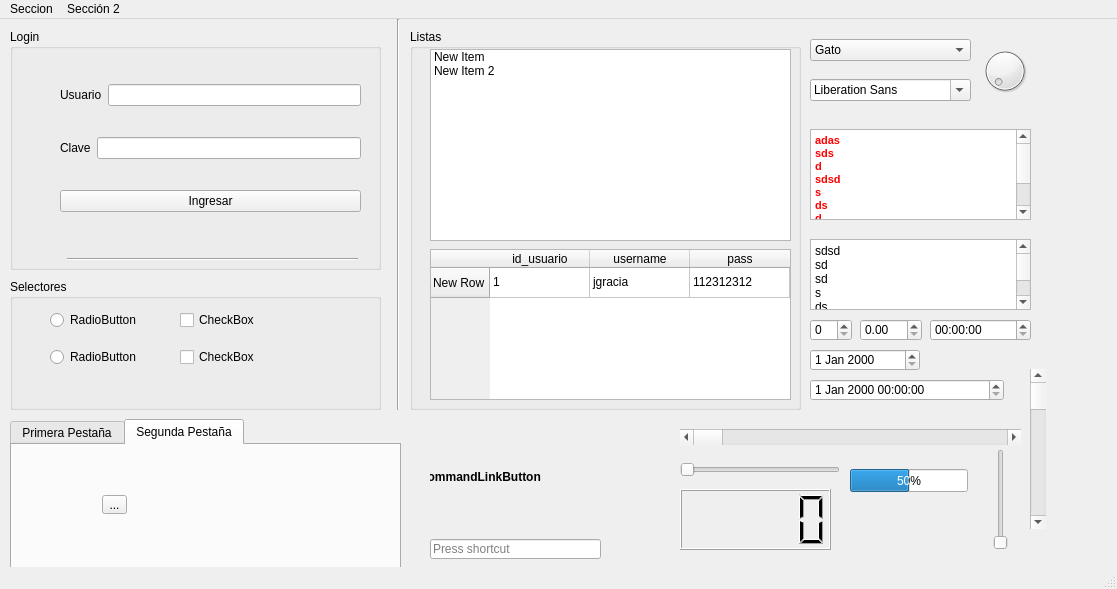
<?xml version="1.0" encoding="UTF-8"?>
<ui version="4.0">
 <class>MainWindow</class>
 <widget class="QMainWindow" name="MainWindow">
  <property name="geometry">
   <rect>
    <x>0</x>
    <y>0</y>
    <width>1117</width>
    <height>589</height>
   </rect>
  </property>
  <property name="windowTitle">
   <string>Hello World!</string>
  </property>
  <property name="toolButtonStyle">
   <enum>Qt::ToolButtonTextUnderIcon</enum>
  </property>
  <property name="tabShape">
   <enum>QTabWidget::Rounded</enum>
  </property>
  <widget class="QWidget" name="centralwidget">
   <widget class="QGroupBox" name="groupBox">
    <property name="geometry">
     <rect>
      <x>10</x>
      <y>10</y>
      <width>371</width>
      <height>241</height>
     </rect>
    </property>
    <property name="title">
     <string>Login</string>
    </property>
    <widget class="QWidget" name="verticalLayoutWidget">
     <property name="geometry">
      <rect>
       <x>50</x>
       <y>30</y>
       <width>301</width>
       <height>181</height>
      </rect>
     </property>
     <layout class="QVBoxLayout" name="verticalLayout">
      <item>
       <layout class="QHBoxLayout" name="horizontalLayout">
        <item>
         <widget class="QLabel" name="label">
          <property name="text">
           <string>Usuario</string>
          </property>
         </widget>
        </item>
        <item>
         <widget class="QLineEdit" name="usuario">
          <property name="text">
           <string/>
          </property>
         </widget>
        </item>
       </layout>
      </item>
      <item>
       <layout class="QHBoxLayout" name="horizontalLayout_2">
        <item>
         <widget class="QLabel" name="label_2">
          <property name="text">
           <string>Clave</string>
          </property>
         </widget>
        </item>
        <item>
         <widget class="QLineEdit" name="password">
          <property name="inputMask">
           <string/>
          </property>
          <property name="text">
           <string/>
          </property>
          <property name="echoMode">
           <enum>QLineEdit::Password</enum>
          </property>
         </widget>
        </item>
       </layout>
      </item>
      <item>
       <widget class="QPushButton" name="boton">
        <property name="text">
         <string>Ingresar</string>
        </property>
       </widget>
      </item>
     </layout>
    </widget>
    <widget class="Line" name="line">
     <property name="geometry">
      <rect>
       <x>57</x>
       <y>220</y>
       <width>291</width>
       <height>20</height>
      </rect>
     </property>
     <property name="orientation">
      <enum>Qt::Horizontal</enum>
     </property>
    </widget>
   </widget>
   <widget class="QGroupBox" name="groupBox_2">
    <property name="geometry">
     <rect>
      <x>10</x>
      <y>260</y>
      <width>371</width>
      <height>131</height>
     </rect>
    </property>
    <property name="title">
     <string>Selectores</string>
    </property>
    <widget class="QWidget" name="verticalLayoutWidget_3">
     <property name="geometry">
      <rect>
       <x>170</x>
       <y>20</y>
       <width>171</width>
       <height>80</height>
      </rect>
     </property>
     <layout class="QVBoxLayout" name="verticalLayout_3">
      <item>
       <widget class="QCheckBox" name="checkBox">
        <property name="text">
         <string>CheckBox</string>
        </property>
       </widget>
      </item>
      <item>
       <widget class="QCheckBox" name="checkBox_2">
        <property name="text">
         <string>CheckBox</string>
        </property>
       </widget>
      </item>
     </layout>
    </widget>
    <widget class="QWidget" name="verticalLayoutWidget_2">
     <property name="geometry">
      <rect>
       <x>40</x>
       <y>20</y>
       <width>121</width>
       <height>80</height>
      </rect>
     </property>
     <layout class="QVBoxLayout" name="verticalLayout_2">
      <item>
       <widget class="QRadioButton" name="radioButton">
        <property name="text">
         <string>RadioButton</string>
        </property>
       </widget>
      </item>
      <item>
       <widget class="QRadioButton" name="radioButton_2">
        <property name="text">
         <string>RadioButton</string>
        </property>
       </widget>
      </item>
     </layout>
    </widget>
   </widget>
   <widget class="QGroupBox" name="groupBox_3">
    <property name="geometry">
     <rect>
      <x>410</x>
      <y>10</y>
      <width>391</width>
      <height>381</height>
     </rect>
    </property>
    <property name="title">
     <string>Listas</string>
    </property>
    <widget class="QListWidget" name="listWidget">
     <property name="geometry">
      <rect>
       <x>20</x>
       <y>20</y>
       <width>361</width>
       <height>192</height>
      </rect>
     </property>
     <item>
      <property name="text">
       <string>New Item</string>
      </property>
     </item>
     <item>
      <property name="text">
       <string>New Item 2</string>
      </property>
     </item>
    </widget>
    <widget class="QTableWidget" name="tableWidget">
     <property name="geometry">
      <rect>
       <x>20</x>
       <y>220</y>
       <width>361</width>
       <height>151</height>
      </rect>
     </property>
     <row>
      <property name="text">
       <string>New Row</string>
      </property>
     </row>
     <column>
      <property name="text">
       <string>id_usuario</string>
      </property>
     </column>
     <column>
      <property name="text">
       <string>username</string>
      </property>
     </column>
     <column>
      <property name="text">
       <string>pass</string>
      </property>
     </column>
     <item row="0" column="0">
      <property name="text">
       <string>1</string>
      </property>
     </item>
     <item row="0" column="1">
      <property name="text">
       <string>jgracia</string>
      </property>
     </item>
     <item row="0" column="2">
      <property name="text">
       <string>112312312</string>
      </property>
     </item>
    </widget>
   </widget>
   <widget class="QTabWidget" name="tabWidget">
    <property name="geometry">
     <rect>
      <x>10</x>
      <y>400</y>
      <width>391</width>
      <height>151</height>
     </rect>
    </property>
    <property name="currentIndex">
     <number>1</number>
    </property>
    <widget class="QWidget" name="tab">
     <attribute name="title">
      <string>Primera Pestaña</string>
     </attribute>
     <widget class="QCommandLinkButton" name="commandLinkButton">
      <property name="geometry">
       <rect>
        <x>50</x>
        <y>40</y>
        <width>185</width>
        <height>41</height>
       </rect>
      </property>
      <property name="text">
       <string>CommandLinkButton</string>
      </property>
     </widget>
    </widget>
    <widget class="QWidget" name="tab_2">
     <attribute name="title">
      <string>Segunda Pestaña</string>
     </attribute>
     <widget class="QToolButton" name="toolButton">
      <property name="geometry">
       <rect>
        <x>90</x>
        <y>50</y>
        <width>25</width>
        <height>19</height>
       </rect>
      </property>
      <property name="text">
       <string>...</string>
      </property>
     </widget>
    </widget>
   </widget>
   <widget class="QStackedWidget" name="stackedWidget">
    <property name="geometry">
     <rect>
      <x>430</x>
      <y>420</y>
      <width>171</width>
      <height>91</height>
     </rect>
    </property>
    <property name="currentIndex">
     <number>0</number>
    </property>
    <widget class="QWidget" name="page">
     <widget class="QCommandLinkButton" name="commandLinkButton_2">
      <property name="geometry">
       <rect>
        <x>-40</x>
        <y>20</y>
        <width>185</width>
        <height>41</height>
       </rect>
      </property>
      <property name="text">
       <string>CommandLinkButton</string>
      </property>
     </widget>
    </widget>
    <widget class="QWidget" name="page_2">
     <widget class="QToolButton" name="toolButton_2">
      <property name="geometry">
       <rect>
        <x>30</x>
        <y>30</y>
        <width>25</width>
        <height>19</height>
       </rect>
      </property>
      <property name="text">
       <string>...</string>
      </property>
     </widget>
    </widget>
   </widget>
   <widget class="QComboBox" name="comboBox">
    <property name="geometry">
     <rect>
      <x>810</x>
      <y>20</y>
      <width>161</width>
      <height>22</height>
     </rect>
    </property>
    <item>
     <property name="text">
      <string>Gato</string>
     </property>
    </item>
    <item>
     <property name="text">
      <string>Perro</string>
     </property>
    </item>
    <item>
     <property name="text">
      <string>Delfín</string>
     </property>
    </item>
    <item>
     <property name="text">
      <string>Tortuga</string>
     </property>
    </item>
   </widget>
   <widget class="QFontComboBox" name="fontComboBox">
    <property name="geometry">
     <rect>
      <x>810</x>
      <y>60</y>
      <width>161</width>
      <height>22</height>
     </rect>
    </property>
   </widget>
   <widget class="QTextEdit" name="textEdit">
    <property name="geometry">
     <rect>
      <x>810</x>
      <y>110</y>
      <width>221</width>
      <height>91</height>
     </rect>
    </property>
    <property name="html">
     <string>&lt;!DOCTYPE HTML PUBLIC &quot;-//W3C//DTD HTML 4.0//EN&quot; &quot;http://www.w3.org/TR/REC-html40/strict.dtd&quot;&gt;
&lt;html&gt;&lt;head&gt;&lt;meta name=&quot;qrichtext&quot; content=&quot;1&quot; /&gt;&lt;style type=&quot;text/css&quot;&gt;
p, li { white-space: pre-wrap; }
&lt;/style&gt;&lt;/head&gt;&lt;body style=&quot; font-family:'MS Shell Dlg 2'; font-size:8.25pt; font-weight:400; font-style:normal;&quot;&gt;
&lt;p style=&quot; margin-top:0px; margin-bottom:0px; margin-left:0px; margin-right:0px; -qt-block-indent:0; text-indent:0px;&quot;&gt;&lt;span style=&quot; font-weight:600; color:#ff0000;&quot;&gt;adas&lt;/span&gt;&lt;/p&gt;
&lt;p style=&quot; margin-top:0px; margin-bottom:0px; margin-left:0px; margin-right:0px; -qt-block-indent:0; text-indent:0px;&quot;&gt;&lt;span style=&quot; font-weight:600; color:#ff0000;&quot;&gt;sds&lt;/span&gt;&lt;/p&gt;
&lt;p style=&quot; margin-top:0px; margin-bottom:0px; margin-left:0px; margin-right:0px; -qt-block-indent:0; text-indent:0px;&quot;&gt;&lt;span style=&quot; font-weight:600; color:#ff0000;&quot;&gt;d&lt;/span&gt;&lt;/p&gt;
&lt;p style=&quot; margin-top:0px; margin-bottom:0px; margin-left:0px; margin-right:0px; -qt-block-indent:0; text-indent:0px;&quot;&gt;&lt;span style=&quot; font-weight:600; color:#ff0000;&quot;&gt;sdsd&lt;/span&gt;&lt;/p&gt;
&lt;p style=&quot; margin-top:0px; margin-bottom:0px; margin-left:0px; margin-right:0px; -qt-block-indent:0; text-indent:0px;&quot;&gt;&lt;span style=&quot; font-weight:600; color:#ff0000;&quot;&gt;s&lt;/span&gt;&lt;/p&gt;
&lt;p style=&quot; margin-top:0px; margin-bottom:0px; margin-left:0px; margin-right:0px; -qt-block-indent:0; text-indent:0px;&quot;&gt;&lt;span style=&quot; font-weight:600; color:#ff0000;&quot;&gt;ds&lt;/span&gt;&lt;/p&gt;
&lt;p style=&quot; margin-top:0px; margin-bottom:0px; margin-left:0px; margin-right:0px; -qt-block-indent:0; text-indent:0px;&quot;&gt;&lt;span style=&quot; font-weight:600; color:#ff0000;&quot;&gt;d&lt;/span&gt;&lt;/p&gt;
&lt;p style=&quot; margin-top:0px; margin-bottom:0px; margin-left:0px; margin-right:0px; -qt-block-indent:0; text-indent:0px;&quot;&gt;&lt;span style=&quot; font-weight:600; color:#ff0000;&quot;&gt;s&lt;/span&gt;&lt;/p&gt;
&lt;p style=&quot; margin-top:0px; margin-bottom:0px; margin-left:0px; margin-right:0px; -qt-block-indent:0; text-indent:0px;&quot;&gt;&lt;span style=&quot; font-weight:600; color:#ff0000;&quot;&gt;ds&lt;/span&gt;&lt;/p&gt;
&lt;p style=&quot; margin-top:0px; margin-bottom:0px; margin-left:0px; margin-right:0px; -qt-block-indent:0; text-indent:0px;&quot;&gt;&lt;span style=&quot; font-weight:600; color:#ff0000;&quot;&gt;d&lt;/span&gt;&lt;/p&gt;&lt;/body&gt;&lt;/html&gt;</string>
    </property>
   </widget>
   <widget class="QPlainTextEdit" name="plainTextEdit">
    <property name="geometry">
     <rect>
      <x>810</x>
      <y>220</y>
      <width>221</width>
      <height>71</height>
     </rect>
    </property>
    <property name="plainText">
     <string>sdsd
sd
sd
s
ds
d
s
ds</string>
    </property>
   </widget>
   <widget class="QSpinBox" name="spinBox">
    <property name="geometry">
     <rect>
      <x>810</x>
      <y>300</y>
      <width>42</width>
      <height>22</height>
     </rect>
    </property>
   </widget>
   <widget class="QDoubleSpinBox" name="doubleSpinBox">
    <property name="geometry">
     <rect>
      <x>860</x>
      <y>300</y>
      <width>62</width>
      <height>22</height>
     </rect>
    </property>
   </widget>
   <widget class="QTimeEdit" name="timeEdit">
    <property name="geometry">
     <rect>
      <x>930</x>
      <y>300</y>
      <width>101</width>
      <height>22</height>
     </rect>
    </property>
   </widget>
   <widget class="QDateEdit" name="dateEdit">
    <property name="geometry">
     <rect>
      <x>810</x>
      <y>330</y>
      <width>110</width>
      <height>22</height>
     </rect>
    </property>
   </widget>
   <widget class="QDateTimeEdit" name="dateTimeEdit">
    <property name="geometry">
     <rect>
      <x>810</x>
      <y>360</y>
      <width>194</width>
      <height>22</height>
     </rect>
    </property>
   </widget>
   <widget class="QDial" name="dial">
    <property name="geometry">
     <rect>
      <x>980</x>
      <y>20</y>
      <width>50</width>
      <height>64</height>
     </rect>
    </property>
   </widget>
   <widget class="QScrollBar" name="horizontalScrollBar">
    <property name="geometry">
     <rect>
      <x>680</x>
      <y>410</y>
      <width>341</width>
      <height>16</height>
     </rect>
    </property>
    <property name="orientation">
     <enum>Qt::Horizontal</enum>
    </property>
   </widget>
   <widget class="QScrollBar" name="verticalScrollBar">
    <property name="geometry">
     <rect>
      <x>1030</x>
      <y>350</y>
      <width>16</width>
      <height>160</height>
     </rect>
    </property>
    <property name="orientation">
     <enum>Qt::Vertical</enum>
    </property>
   </widget>
   <widget class="QSlider" name="horizontalSlider">
    <property name="geometry">
     <rect>
      <x>680</x>
      <y>440</y>
      <width>160</width>
      <height>22</height>
     </rect>
    </property>
    <property name="orientation">
     <enum>Qt::Horizontal</enum>
    </property>
   </widget>
   <widget class="QSlider" name="verticalSlider">
    <property name="geometry">
     <rect>
      <x>990</x>
      <y>430</y>
      <width>22</width>
      <height>101</height>
     </rect>
    </property>
    <property name="orientation">
     <enum>Qt::Vertical</enum>
    </property>
   </widget>
   <widget class="QKeySequenceEdit" name="keySequenceEdit">
    <property name="geometry">
     <rect>
      <x>430</x>
      <y>520</y>
      <width>171</width>
      <height>20</height>
     </rect>
    </property>
   </widget>
   <widget class="QLCDNumber" name="lcdNumber">
    <property name="geometry">
     <rect>
      <x>680</x>
      <y>470</y>
      <width>151</width>
      <height>61</height>
     </rect>
    </property>
   </widget>
   <widget class="QProgressBar" name="progressBar">
    <property name="geometry">
     <rect>
      <x>850</x>
      <y>450</y>
      <width>118</width>
      <height>23</height>
     </rect>
    </property>
    <property name="value">
     <number>50</number>
    </property>
   </widget>
   <widget class="Line" name="line_2">
    <property name="geometry">
     <rect>
      <x>390</x>
      <y>0</y>
      <width>16</width>
      <height>391</height>
     </rect>
    </property>
    <property name="orientation">
     <enum>Qt::Vertical</enum>
    </property>
   </widget>
  </widget>
  <widget class="QMenuBar" name="menubar">
   <property name="geometry">
    <rect>
     <x>0</x>
     <y>0</y>
     <width>1117</width>
     <height>21</height>
    </rect>
   </property>
   <widget class="QMenu" name="menuSeccion">
    <property name="title">
     <string>Seccion</string>
    </property>
    <widget class="QMenu" name="menuSubMenu_1">
     <property name="title">
      <string>SubMenu 1</string>
     </property>
     <widget class="QMenu" name="menuSub_Sub_Menu_1">
      <property name="title">
       <string>Sub Sub Menu 1</string>
      </property>
      <widget class="QMenu" name="menuSub_Sub_sub_Menu_1">
       <property name="title">
        <string>Sub Sub sub Menu 1</string>
       </property>
       <addaction name="actionSub_x_4_Menu_1"/>
      </widget>
      <addaction name="menuSub_Sub_sub_Menu_1"/>
     </widget>
     <addaction name="menuSub_Sub_Menu_1"/>
    </widget>
    <addaction name="menuSubMenu_1"/>
    <addaction name="separator"/>
    <addaction name="actionSub_Menu_2"/>
   </widget>
   <widget class="QMenu" name="menuSecci_n_2">
    <property name="title">
     <string>Sección 2</string>
    </property>
   </widget>
   <addaction name="menuSeccion"/>
   <addaction name="menuSecci_n_2"/>
  </widget>
  <widget class="QStatusBar" name="statusbar"/>
  <action name="actionSub_Menu_2">
   <property name="text">
    <string>Sub Menu 2</string>
   </property>
  </action>
  <action name="actionSub_x_4_Menu_1">
   <property name="text">
    <string>Sub x 4 Menu 1</string>
   </property>
  </action>
 </widget>
 <resources/>
 <connections/>
</ui>
